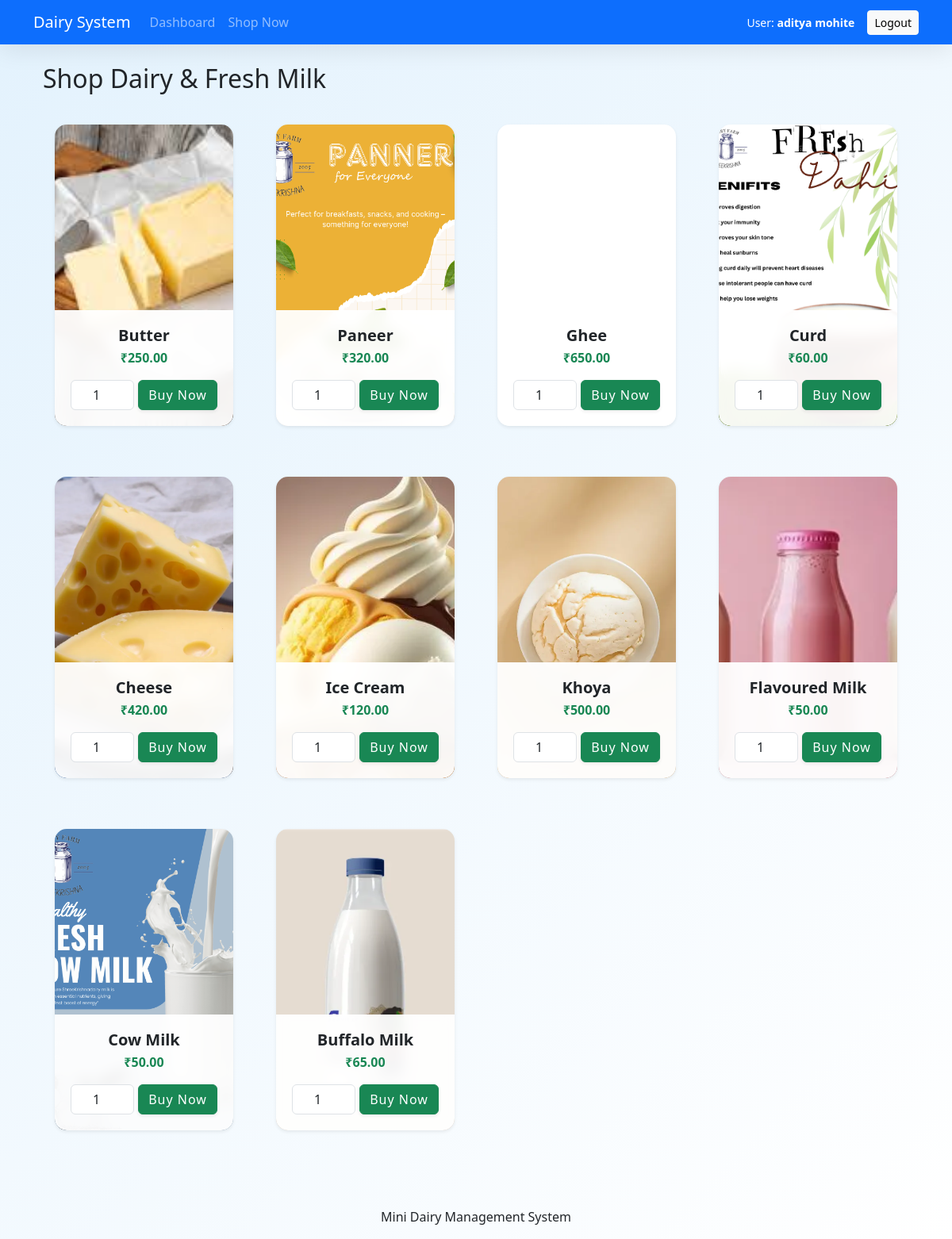
The app's page /orders.php (signed in) with its own data.
### tables this page shows
CREATE TABLE `products` (
  `product_id` int(11) NOT NULL,
  `product_name` varchar(100) DEFAULT NULL,
  `price` decimal(10,2) DEFAULT NULL,
  `stock` int(11) DEFAULT NULL,
  `image` varchar(255) DEFAULT NULL
);

### orders.php (the view, shortened to what this page needs)
<?php
$role = $_SESSION['role'];
include 'header.php';
?>
<div class="container mt-4">
    <?php if ($role == 'admin'): ?>
        <h2 class="mb-4">Admin: Milk & Product Sales</h2>
        <div class="card p-4 mb-4 shadow-sm">
            <form method="POST" action="orders.php" class="row g-2">
                <div class="col-md-3">
                    <select name="customer_id" class="form-control" required>
                        <option value="">-- Customer --</option>
                        <?php
                        $clist = $conn->query("SELECT * FROM customers");
                        while($c = $clist->fetch_assoc()) echo "<option value='".$c['customer_id']."'>".$c['customer_name']."</option>";
                        ?>
                    </select>
                </div>
                <div class="col-md-4">
                    <select name="product_id" class="form-control" required>
                        <option value="">-- Product --</option>
                        <?php
                        $plist = $conn->query("SELECT * FROM products");
                        while($p = $plist->fetch_assoc()) echo "<option value='".$p['product_id']."'>".$p['product_name']." - ₹".$p['price']."</option>";
                        ?>
                    </select>
                </div>
                <div class="col-md-2">
                    <input type="number" name="quantity" class="form-control" placeholder="Qty" min="1" required>
                </div>
                <div class="col-md-3">
                    <button type="submit" name="place_order" class="btn btn-primary w-100">Confirm Order</button>
                </div>
            </form>
        </div>
    <?php else: ?>
        <h2 class="mb-4">Shop Dairy & Fresh Milk</h2>
        <div class="row">
            <?php
            $products = $conn->query("SELECT * FROM products WHERE stock > 0");
            while($p = $products->fetch_assoc()):
                $img_path = "assets/images/" . (!empty($p['image']) ? $p['image'] : 'default_dairy.jpg');
            ?>
            <div class="col-md-4 col-lg-3 mb-4">
                <div class="card product-card shadow-sm" style="background-image: url('<?php echo $img_path; ?>');">
                    <div class="card-overlay">
                        <h5 class="fw-bold mb-1"><?php echo $p['product_name']; ?></h5>
                        <p class="text-success fw-bold">₹<?php echo $p['price']; ?></p>
                        <form method="POST" action="orders.php">
                            <div class="custom-input-group">
                                <input type="number" name="quantity" value="1" min="1" max="<?php echo $p['stock']; ?>" class="form-control">
                                <button type="submit" name="place_order" class="btn btn-success shadow-sm">Buy Now</button>
                            </div>
                        </form>
                    </div>
                </div>
            </div>
            <?php endwhile; ?>
        </div>
    <?php endif; ?>
</div>
<?php include 'footer.php'; ?>

### assets/css/style.css (style rules this page uses)
:root { --primary-blue: #0077b6; --milk-white: #f8fbff; --accent-blue: #caf0f8; --text-dark: #2d3436; --shadow: 0 8px 30px rgba(0,0,0,0.08); }
body { font-family: 'Poppins', sans-serif; background: linear-gradient(135deg, #e3f2fd 0%, #ffffff 100%); background-attachment: fixed; color: var(--text-dark); margin: 0; }
input { width: 100%; padding: 12px 15px; margin: 12px 0; border: 2px solid #eee; border-radius: 10px; box-sizing: border-box; transition: all 0.3s ease; }
button { width: 100%; padding: 14px; background: var(--primary-blue); border: none; border-radius: 10px; color: white; font-weight: 600; font-size: 16px; cursor: pointer; transition: 0.3s; text-transform: uppercase; letter-spacing: 1px; }
.card { display: inline-block; padding: 25px; margin: 15px; background: white; border-radius: 15px; box-shadow: var(--shadow); border: none; transition: 0.4s cubic-bezier(0.175, 0.885, 0.32, 1.275); text-align: center; vertical-align: top; min-width: 200px; }

### orders.php (style rules this page uses)
.product-card { background-size: cover; background-position: center; min-height: 380px; position: relative; border-radius: 15px; overflow: hidden; border: none; transition: transform 0.3s ease; margin-bottom: 25px; }
.card-overlay { background: rgba(255, 255, 255, 0.95); position: absolute; bottom: 0; left: 0; right: 0; padding: 20px; backdrop-filter: blur(8px); text-align: center; }
.custom-input-group { display: flex; justify-content: center; gap: 5px; width: 100%; }
.custom-input-group input { max-width: 80px; text-align: center; }

### records on screen
products: image (picture), product_name "Butter", price "250.00"
products: image (picture), product_name "Paneer", price "320.00"
products: product_name "Ghee", price "650.00"
products: image (picture), product_name "Curd", price "60.00"
products: image (picture), product_name "Cheese", price "420.00"
products: image (picture), product_name "Ice Cream", price "120.00"
products: image (picture), product_name "Khoya", price "500.00"
products: image (picture), product_name "Flavoured Milk", price "50.00"
products: image (picture), product_name "Cow Milk", price "50.00"
products: image (picture), product_name "Buffalo Milk", price "65.00"

### other values on screen
$_SESSION['name'] "aditya mohite"
